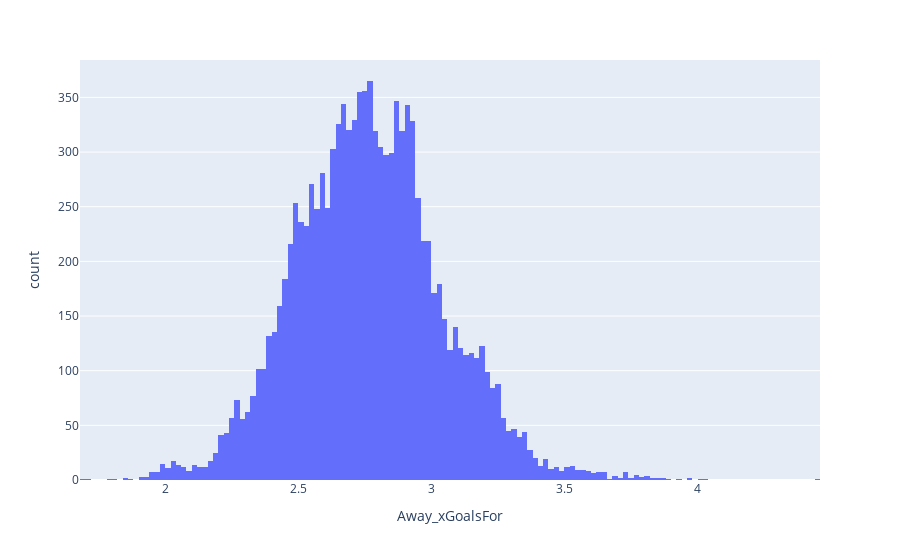

Write notebook code for a chart like this one.
### Code cell
import plotly.express as px
fig = px.histogram(mydf, x="Away_xGoalsFor")
fig.show()

### Figure 1 — Plotly figure (JSON) as saved in the notebook; plotly's stock layout.template omitted (floating-point values rounded to 4 significant figures; data arrays with more than 128 entries replaced by an {"elided": "..."} marker saying what was removed)
{"data": [{"alignmentgroup": "True", "bingroup": "x", "hovertemplate": "Away_xGoalsFor=%{x}<br>count=%{y}<extra></extra>", "legendgroup": "", "marker": {"color": "#636efa", "pattern": {"shape": ""}}, "name": "", "offsetgroup": "", "orientation": "v", "showlegend": false, "type": "histogram", "x": {"elided": "11410 float values"}, "xaxis": "x", "yaxis": "y"}], "layout": {"barmode": "relative", "legend": {"tracegroupgap": 0}, "margin": {"t": 60}, "xaxis": {"anchor": "y", "domain": [0, 1], "title": {"text": "Away_xGoalsFor"}}, "yaxis": {"anchor": "x", "domain": [0, 1], "title": {"text": "count"}}}}
